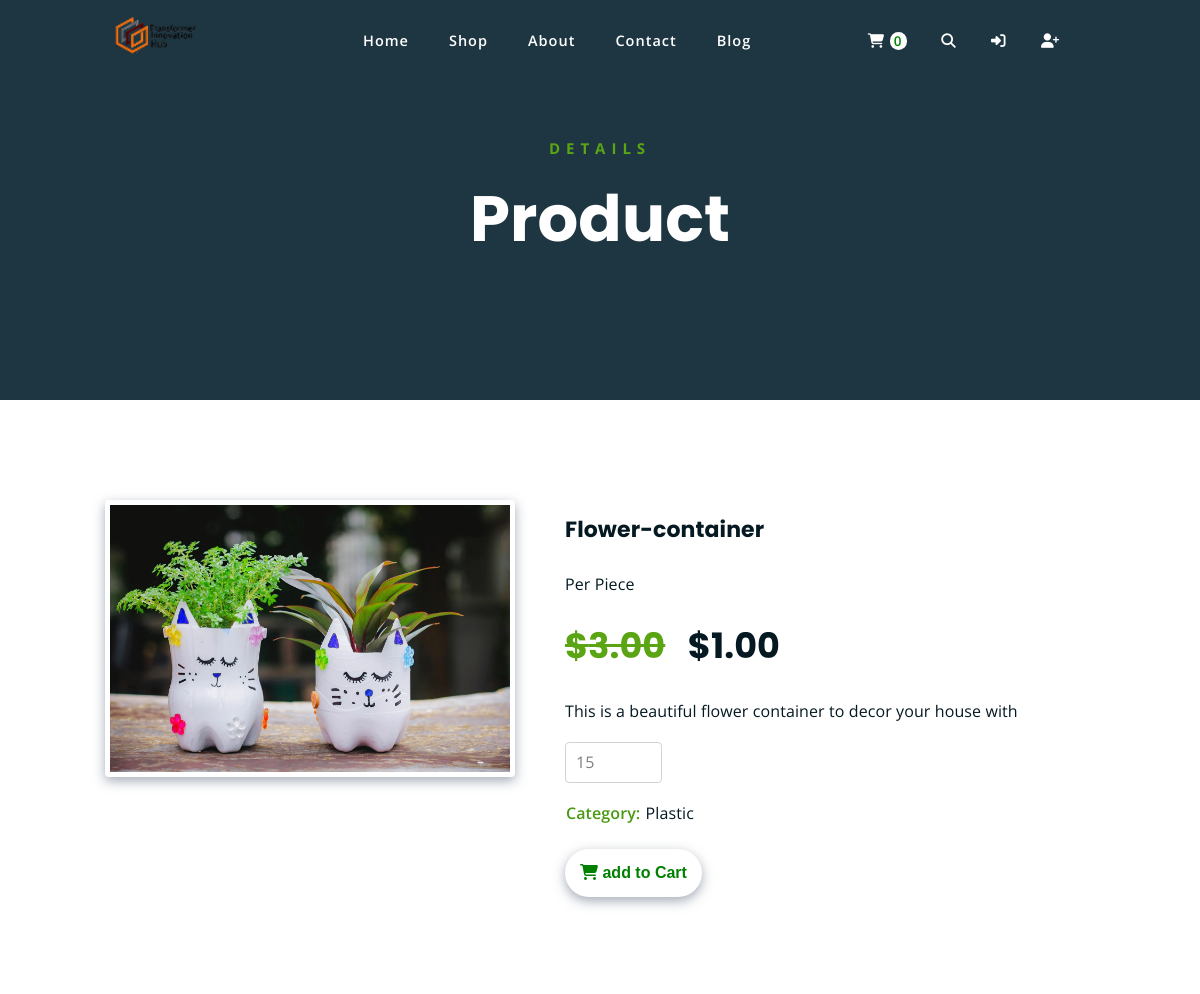
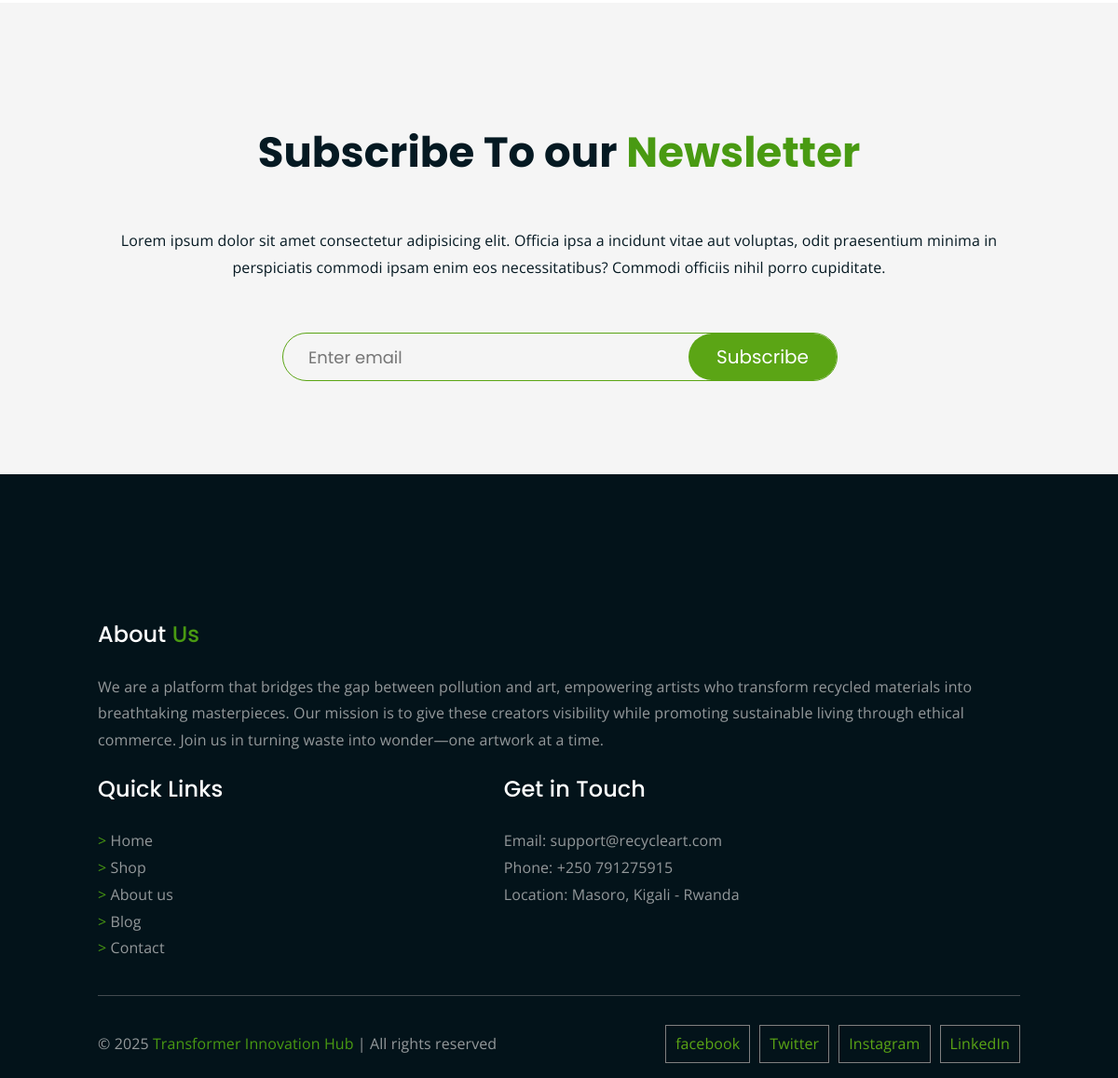
Screenshot of /product/10 with the database file from the repository (2 pictures, top to bottom).
### webstore/models.py (models this page shows, shortened)
class Product(models.Model):
    name = models.CharField(max_length=50)
    price = models.DecimalField(default=0, decimal_places=2, max_digits=6)
    category = models.ForeignKey(Category, on_delete=models.CASCADE, default=1)
    description = models.CharField(max_length=240, blank=True, default="", null=True)
    image = models.ImageField(upload_to="uploads/product")
    is_sale = models.BooleanField(default=False)
    sale_price = models.DecimalField(default=0, decimal_places=2, max_digits=6)

class Category(models.Model):
    name = models.CharField(max_length=50)
    def __str__(self):
        return self.name
    class Meta:
        verbose_name_plural = "categories"

### webstore/views.py (the view)
# urls.py: path("product/<int:pk>", views.product, name="product"),
def product(request, pk):
    product = Product.objects.get(id=pk)
    return render(request, "product.html", {"product": product})

### cart/cart.py (called while the page is built)
    def __len__(self):
        return len(self.cart)

### cart/context_processors.py (called while the page is built)
def cart(request):
    return {"cart": Cart(request)}

### webstore/templates/product.html (shortened to what this page needs)
{% extends 'layout.html' %}
{% block page_head %}
    <p class="subtitle">DETAILS</p>
    <h1>Product</h1>
{% endblock %}
{% block page_content %}
    <div class="single-product">
        <div class="container">
            <div class="row">
                <div class="product-details">
                    {% if product %}
                        <div class="single-product-img">
                            <img src="{{ product.image.url }}" alt="product image">
                        </div>
                        <div class="product-info">
                            <h3>{{ product.name }}</h3>
                            <p>Per Piece</p>
                            {% if product.is_sale %}
                                <h4>
                                    <strike style="color: #5ba515;">${{ product.price }}</strike>
                                        &nbsp;
                                        ${{ product.sale_price }}
                                </h4>
                            {% else %}
                                <h4>${{ product.price }}</h4>
                            {% endif%}
                            <p>{{ product.description }}</p>
                            <div class="stock-qty">
                                <p>15</p>
                            </div>
                            <div class="product-info-cgtry">
                                <p><span>Category: </span>{{ product.category }}</p>
                            </div>
                            <div class="add-to-cart">
                                <button type="button" value="{{ product.id}}" class="single-product-cart-btn" id="add-to-cart"><i class="fas fa-shopping-cart"></i> add to Cart</button>
                            </div>
                        </div>
                    {% endif %}
                </div>
            </div>
        </div>
    </div>
{% endblock %}

### webstore/static/styles/all.css (style rules this page uses)
body { font-family: "Open Sans", sans-serif; font-size: 1rem; letter-spacing: 0.1px; line-height: 1.8; margin: 0; padding: 0; }
h1, .h1, h2, .h2, h3, .h3, h4, .h4, h5, .h5, h6, .h6 { font-family: "Poppins", sans-serif; font-weight: 700; margin: 0 0 1.25rem 0; color: #051922; }
span { color: #499a12; }
.row { display: flex; flex-wrap: wrap; margin-left: -15px; margin-right: -15px; }
@media (min-width: 992px) { .container { max-width: 960px; } }
.container { margin-left: auto; margin-right: auto; width: 100%; padding-left: 15px; padding-right: 15px; }
p { font-family: "Open Sans", sans-serif; font-weight: 400; font-size: 1rem; letter-spacing: 0.1px; line-height: 1.8; color: #051922; }

### webstore/static/styles/single-product.css (style rules this page uses)
.product-details { display: flex; width: 100%; margin-top: 100px; margin-bottom: 100px; }
.single-product-img { margin-right: 50px; }
.single-product-img img { width: 400px; padding: 5px; border-radius: 5px; box-shadow: 0px 4px 12px rgba(75, 90, 113, 0.5); border-radius: 4px; }
.stock-qty p { color: grey; display: block; border: 1px solid lightgray; width: 75px; padding: 5px 10px; border-radius: 4px; }
.product-info-cgtry span { font-weight: 600; padding: 20px 1px; }
button.single-product-cart-btn { display: inline-block; margin-top: 5px; background-color: white; color: green; padding: 15px; border-radius: 50px; box-shadow: 0px 4px 12px rgba(75, 90, 113, 0.5); border: 0; font-weight: 600; font-size: 1rem; }
.product-info h3 { padding-top: 10px; font-size: 22px; }
.product-info h4 { font-size: 35px; }

### webstore/static/styles/layout-styles.css (style rules this page uses)
.hero-text h1 { font-size: 64px; font-weight: 700; line-height: 1.3; color: white; }
.hero-text p.subtitle { color: #5ba515; font-weight: 700; font-size: 15px; letter-spacing: 6px; line-height: 1.8; }

### rows the page displays
Product: image (picture), name "Flower-container", price "3.00", sale_price "1.00", description "This is a beautiful flower container to decor your house with", category "Plastic"

### other values shown
{{ cart|length }} "0"
